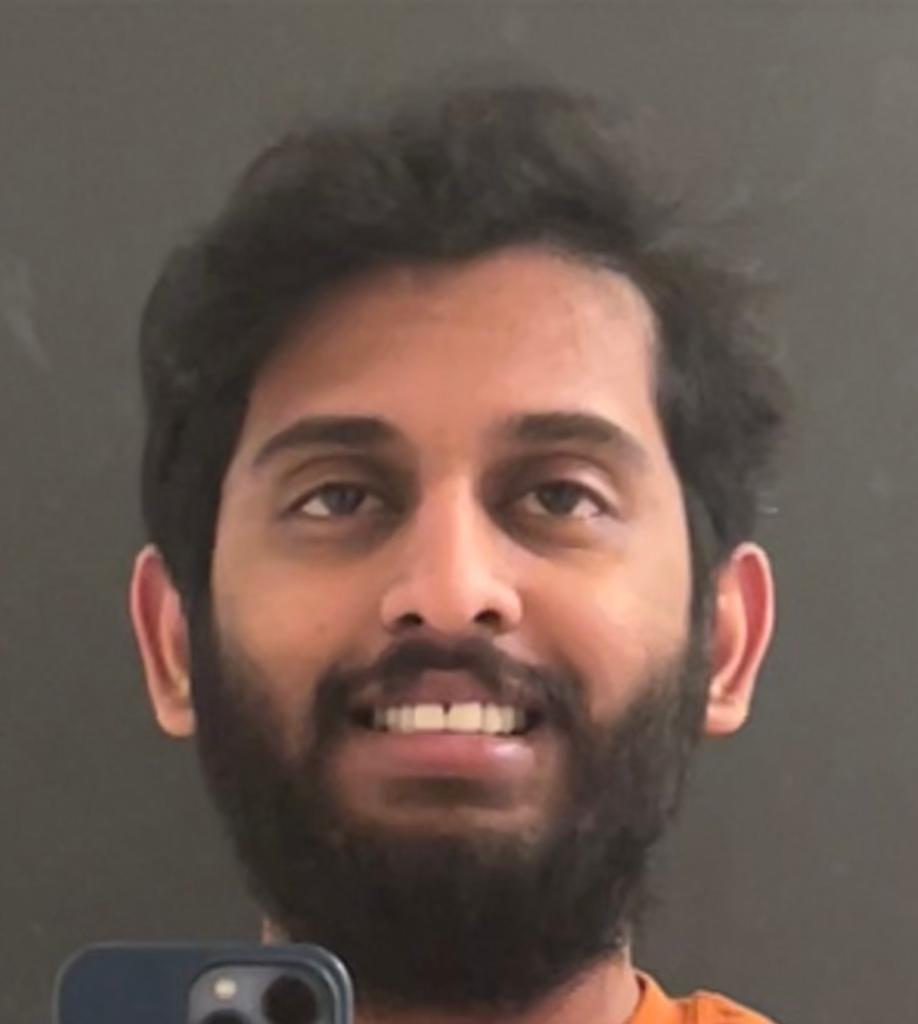
%> input picture HW_01_Ashwathsreedhar_Halemane_DIR/my_profile_pic.jpeg, 918 x 1024 px
$ octave --eval "HW_01_Ashwathsreedhar_Halemane('my_profile_pic.jpeg');"   (GNU Octave 9; MATLAB toolbox functions it lacks are replaced by stand-ins)
%> lines starting %> are read from the running program, lines starting %| are printed output that depends on the picture
function HW_01_Ashwathsreedhar_Halemane(image_name);
%> called with image_name = 'my_profile_pic.jpeg'

% read image from function
my_profile_pic = imread(image_name);
%> my_profile_pic is the input picture: size 1024x918x3 uint8; mean R, G, B 106.2, 88.5, 80.3
% greyscaling the image using green channel
my_profile_green_channel = my_profile_pic(:,:, 2);
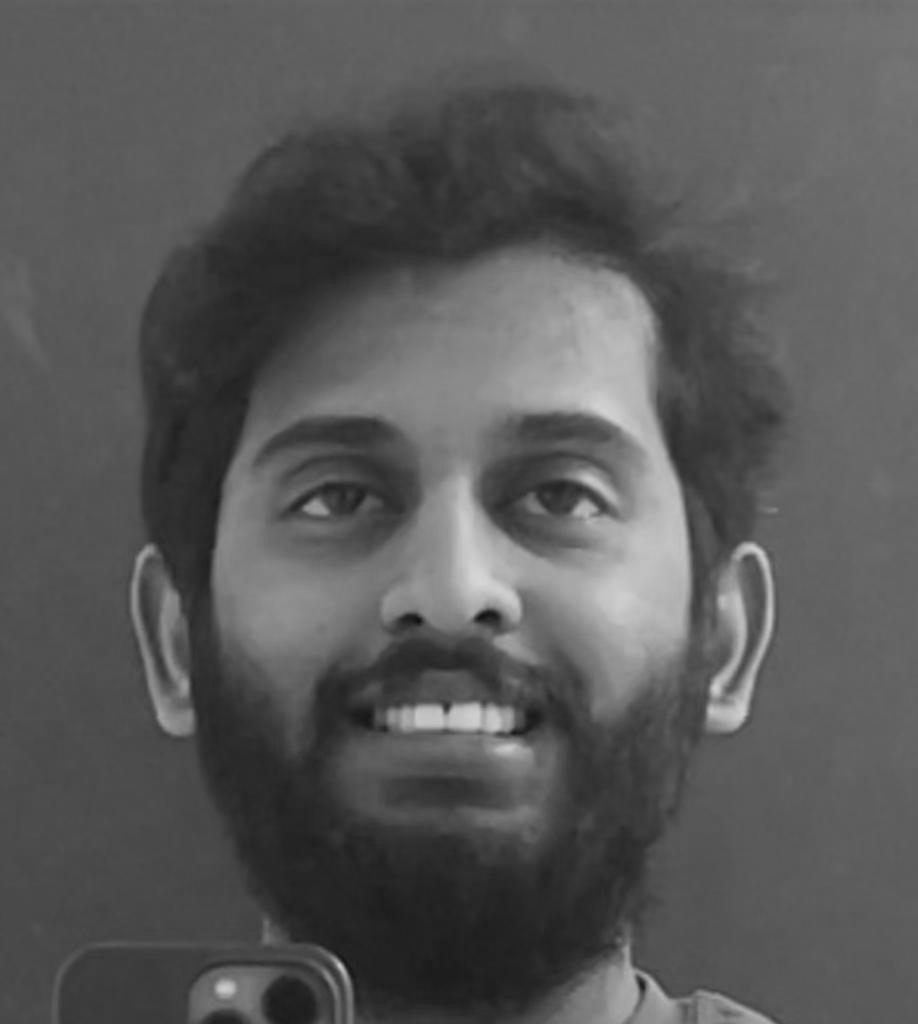
%> my_profile_green_channel: size 1024x918 uint8; min 15, max 215, mean 88.5
% rotate/tilt the image
right_titled_profile_pic_2 = imrotate(my_profile_green_channel, 10,'bilinear','crop');
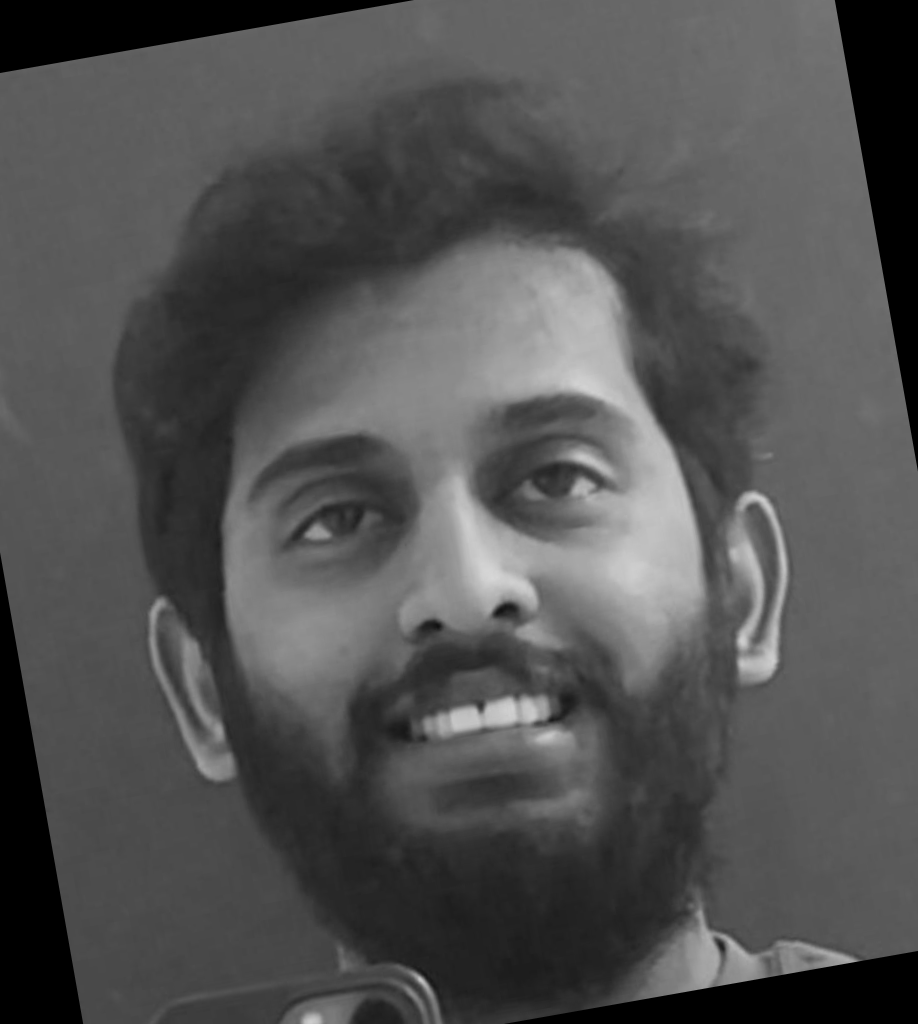
%> right_titled_profile_pic_2: size 1024x918 uint8; min 0, max 215, mean 81.8
% save the titled image
imwrite(right_titled_profile_pic_2,'right_tilted_profile.png');

% calculations for imcrop function
size_of_tilted = size(right_titled_profile_pic_2);
%> size_of_tilted = [1024 918]
x_centroid = size_of_tilted(1)/2;
%> x_centroid = 512
y_centroid = size_of_tilted(2)/2;
%> y_centroid = 459
size_of_square = 100;
xmin = x_centroid-size_of_square/2;
%> xmin = 462
ymin = y_centroid-size_of_square/2;
%> ymin = 409

% crop square of 100
HW_01_Dynamic_Ashwathsreedhar_Halemane = imcrop(right_titled_profile_pic_2, [xmin ymin size_of_square size_of_square]);
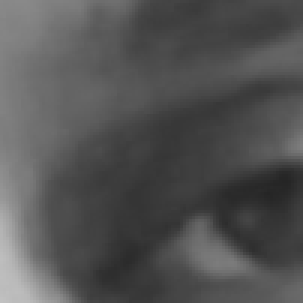
%> HW_01_Dynamic_Ashwathsreedhar_Halemane: size 101x101 uint8 (shown 3 times larger); min 37, max 193, mean 83.3
imwrite(HW_01_Dynamic_Ashwathsreedhar_Halemane, 'HW_01_Dynamic_Ashwathsreedhar_Halemane.jpg');

% plotting sine wave
x = 0:1080;
y = sind(x);
plot(x,y)
axis tight;
xlabel('Degrees', 'Fontsize', 18 );
ylabel('Sine of Theta', 'FontSize', 18 );
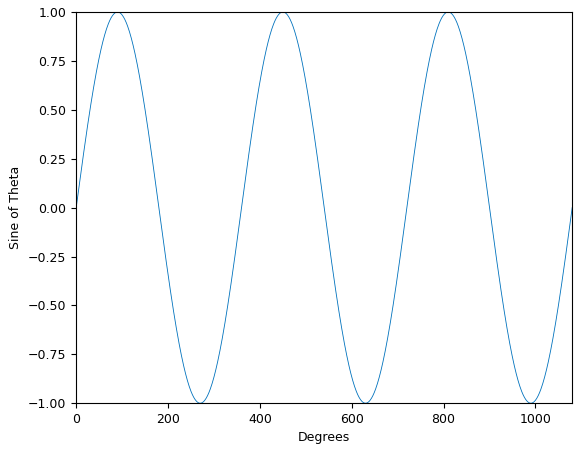
%> figure redrawn from the program's plot data; curve peaks at x = 90, y = 1
% to get the handle to current axis to save the plot as required
ax = gca;

exportgraphics(ax, 'sine_wave.png');

end
